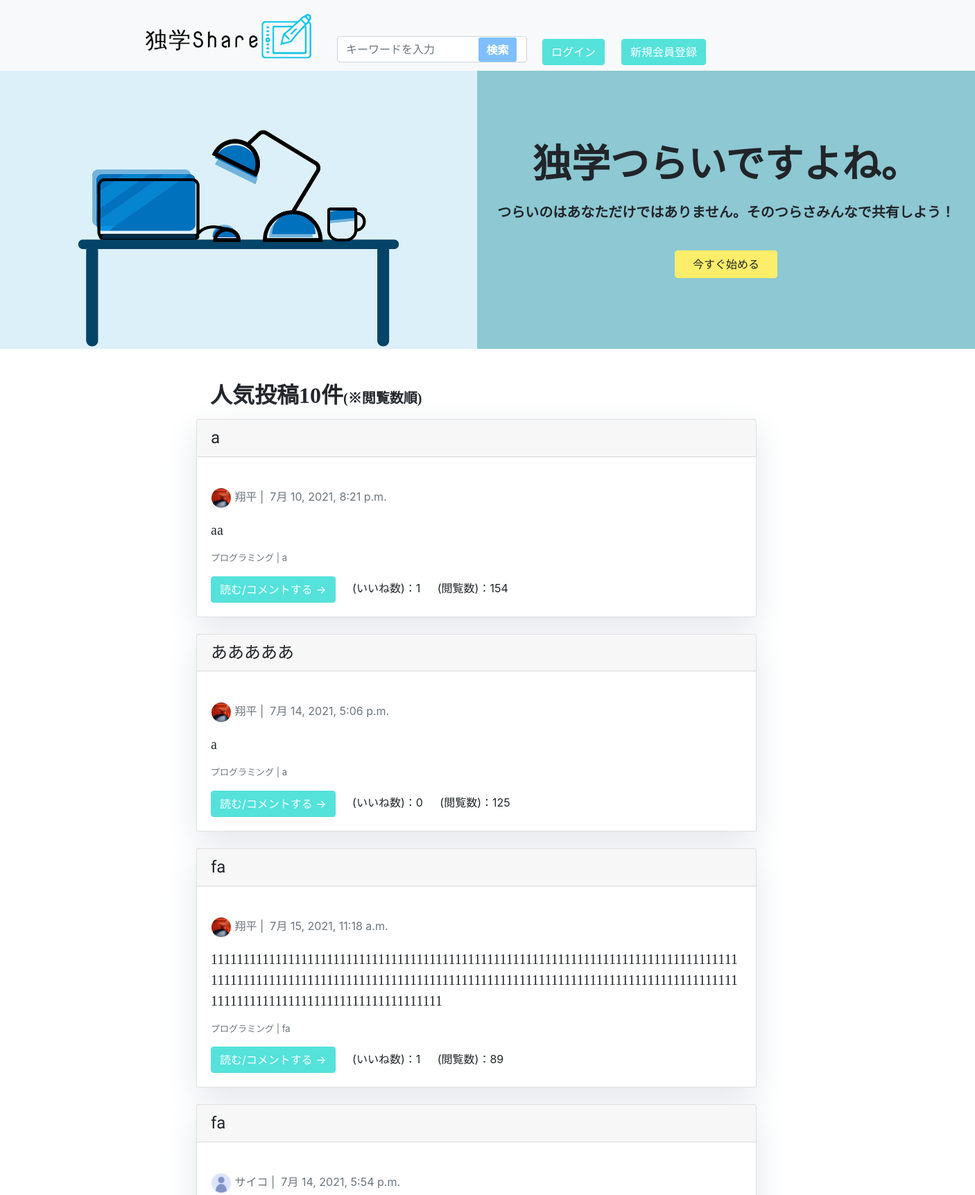
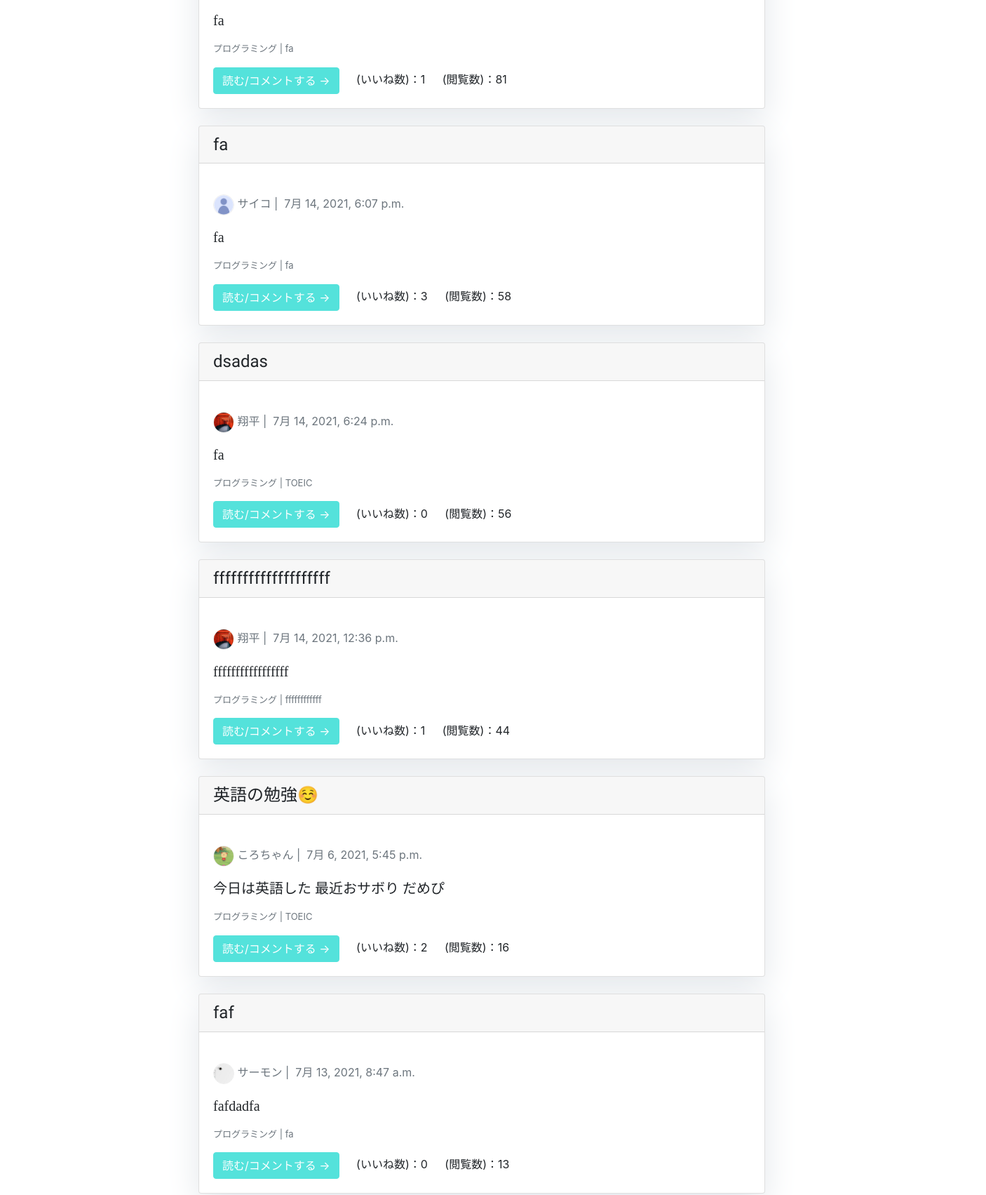
/home/ (upper part), run on the app's committed database (2 pictures, top to bottom).
### user/models.py (models this page shows, shortened)
class Post(models.Model):
    post_user  = models.ForeignKey(User, on_delete=models.PROTECT, related_name='post_user', null=True)
    category = models.ForeignKey(Category, on_delete=models.PROTECT)
    tags = models.CharField('カテゴリーの中の細かい分野', max_length=255, blank=True)
    title = models.CharField('タイトル', max_length=255)
    book_title = models.CharField('使用している本の名前', max_length=255)
    content = models.TextField('本文')
    description = models.TextField(blank=True)
    created_at = models.DateTimeField(auto_now_add=True)
    updated_at = models.DateTimeField(auto_now=True)
    published_at = models.DateTimeField(blank=True, null=True)
    is_public = models.BooleanField(default=False)
    views = models.PositiveIntegerField(default=0)
    likes = models.ManyToManyField(User, related_name='likes', default=None, blank=True )
    like_count = models.BigIntegerField(default='0')
    class Meta:
        ordering = ['-created_at']

class Category(models.Model):
    name = models.CharField('カテゴリー', max_length=255)
    slug = models.SlugField(unique=True)
    timestamp = models.DateTimeField(auto_now_add=True)
    def __str__(self):
        return self.name

### postsite/models.py (models this page shows)
class User(AbstractBaseUser, PermissionsMixin):
  email = models.EmailField('Eメールアドレス', unique=True)
  username = models.CharField('ユーザー名', max_length=30,)
  icon = models.ImageField('アイコン', blank=True, null=True)
  background_image = models.ImageField('ヘッダー画像', blank=True, null=True)
  is_staff = models.BooleanField(
        'staff status',
        default=False,
        help_text=_(
            'Designates whether the user can log into this admin site.'),
  )
  is_active = models.BooleanField(
        'active',
        default=True,
        help_text=_(
            'Designates whether this user should be treated as active. '
            'Unselect this instead of deleting accounts.'
        ),
  )
  date_joined = models.DateTimeField('date joined', default=timezone.now)
  objects = CustomUserManager()
  EMAIL_FIELD = 'email'
  USERNAME_FIELD = 'email'
  REQUIRED_FIELDS = []
  class Meta:
        verbose_name = _('user')
        verbose_name_plural = _('users')

### postsite/views.py (the view)
# urls.py: path('home/', HomeView.as_view(), name="home"),
class HomeView(ListView):
    template_name = 'home.html'
    model = Post
    def get_queryset(self):
        return Post.objects.order_by('-views')[:10]

### templates/home.html (shortened to what this page needs)
{% extends 'base.html' %}
{% load static %}
{% block content %}
<div class="container-fluid bg-mytheme">
    <div class="row align-items-center">
      <div class="col-md picture-padding">
        <img class="img-fluid" src="/static/mypicture/mainvisual_1.png" alt="">
      </div>
      <div class="col-md text-center">
        <p class="display-4 home-hedder">独学つらいですよね。</p>
        <p class="lead home-text">つらいのはあなただけではありません。そのつらさみんなで共有しよう！</p>
        <a href="{% url 'regist' %}" class="btn btn-light start-btn">今すぐ始める</a>
      </div>
    </div>
</div>
{% include "most_viewed.html" %}
{% endblock %}

### templates/most_viewed.html (shortened to what this page needs)
{% load static %}
<div class="container">
        <div class="row popular-post-row">
            <div class="col-md-10 mt-5">
                <h2 class='all-title subject'>人気投稿10件<span class="most-viewed-views-ordering">(※閲覧数順)</span></h2>
                {% for post in post_list %}
                <div class="card mb-4">
                    <h4 class="card-header title-font">{{ post.title }}</h4>
                    <div class="card-body">
                    　　 <p class="text-muted">{% if post.post_user.icon%}<img src="{{ post.post_user.icon.url }}" class="user-icon2">{% else %}<img src="{% static 'mypicture/default.png' %}" class="user-icon2">{% endif %} <a href="{% url 'user:individualpage' post.post_user.id%}" class="text-muted">{{post.post_user.username}}</a>&nbsp;|&nbsp; {{ post.created_at}} </p>
                        <p class="card-text content-font">{{post.content|slice:":200" }}</p>
                        <p class="card-text text-muted category-font">{{ post.category}} | {{ post.tags}} </p>
                        <a href="{% url 'user:post_detail' post.id %}" class="btn btn-primary pull-left">読む/コメントする &rarr;</a>
                            <span class="like-count" id="like_count">(いいね数)：{{post.like_count}}</span>
                            <span class="views-count" id="views">(閲覧数)：{{post.views}}</span>
                    </div>
                </div>
                {% endfor %}
            </div>
        </div>
</div>

### static/css/style.css (style rules this page uses)
.btn-primary, .btn-primary:active, .btn-primary:visited { background-color: rgb(84, 226, 219)!important; border-color: rgb(84, 226, 219); }
.card { box-shadow: 0 16px 48px #E3E7EB; }
.bg-mytheme { background-color: rgb(141, 200, 211) !important; }
.home-hedder { margin-bottom:20px; font-weight: 600; font-family: 'Noto Sans JP', sans-serif; font-family: 'Noto Serif JP', serif; }
.home-text { margin-bottom:40px; font-weight: 600; font-family: 'Noto Sans JP', sans-serif; font-family: 'Noto Serif JP', serif; }
.picture-padding { position: relative; width: 100%; min-height: 1px; padding-right: 0px; padding-left: 0px; }
.start-btn { padding:7px 25px; }
.btn-light, .btn-light:active, .btn-light:visited { background-color: rgb(252, 237, 106) !important; border-color: rgb(252, 237, 106) !important; }
.most-viewed-views-ordering { font-size:20px; }
.popular-post-row { margin-left:120px; }
.all-title { font-weight: bold; font-family: 'Kiwi Maru', serif; font-family: 'Noto Sans JP', sans-serif; font-family: 'Noto Serif JP', serif; }
.subject { margin-left:20px; margin-bottom:15px; }
.title-font { font-family: 'Kiwi Maru', serif; font-family: 'Noto Sans JP', sans-serif; font-family: 'Noto Serif JP', serif; font-family: 'Shippori Mincho', serif; }
.content-font { font-size:20px; font-family: "ヒラギノ明朝 ProN W2", "HiraMinProN-W2", "HG明朝E", "ＭＳ Ｐ明朝", "MS PMincho", "MS 明朝", serif; }
.like-count { margin-left: 20px; }
.views-count { padding-left: 20px; }
.category-font { font-size:13px; }
.user-icon2 { height: 30px; width: 30px; object-fit: cover; border-radius: 50%; border: 1.5px solid #eee; }

### data on the page
Post: title "a", post_user.icon (picture), post_user.username "翔平", created_at "7月 10, 2021, 8:21 p.m.", content "aa", category "プログラミング", tags "a", like_count "1", views "154"
Post: title "あああああ", post_user.icon (picture), post_user.username "翔平", created_at "7月 14, 2021, 5:06 p.m.", content "a", category "プログラミング", tags "a", like_count "0", views "125"
Post: title "fa", post_user.icon (picture), post_user.username "翔平", created_at "7月 15, 2021, 11:18 a.m.", content "11111111111111111111111111111111111111111111111111111111111111111111111111111111111111111111111111111111111111111111111111111111111111111111111111111111111111111111111111111111111111111111111111111111", category "プログラミング", tags "fa", like_count "1", views "89"
Post: title "fa", post_user.username "サイコ", created_at "7月 14, 2021, 5:54 p.m.", content "fa", category "プログラミング", tags "fa", like_count "1", views "81"
Post: title "fa", post_user.username "サイコ", created_at "7月 14, 2021, 6:07 p.m.", content "fa", category "プログラミング", tags "fa", like_count "3", views "58"
Post: title "dsadas", post_user.icon (picture), post_user.username "翔平", created_at "7月 14, 2021, 6:24 p.m.", content "fa", category "プログラミング", tags "TOEIC", like_count "0", views "56"
Post: title "ffffffffffffffffffff", post_user.icon (picture), post_user.username "翔平", created_at "7月 14, 2021, 12:36 p.m.", content "fffffffffffffffff", category "プログラミング", tags "ffffffffffff", like_count "1", views "44"
Post: title "英語の勉強☺️", post_user.icon (picture), post_user.username "ころちゃん", created_at "7月 6, 2021, 5:45 p.m.", content "今日は英語した 最近おサボり だめぴ", category "プログラミング", tags "TOEIC", like_count "2", views "16"
Post: title "faf", post_user.icon (picture), post_user.username "サーモン", created_at "7月 13, 2021, 8:47 a.m.", content "fafdadfa", category "プログラミング", tags "fa", like_count "0", views "13"
